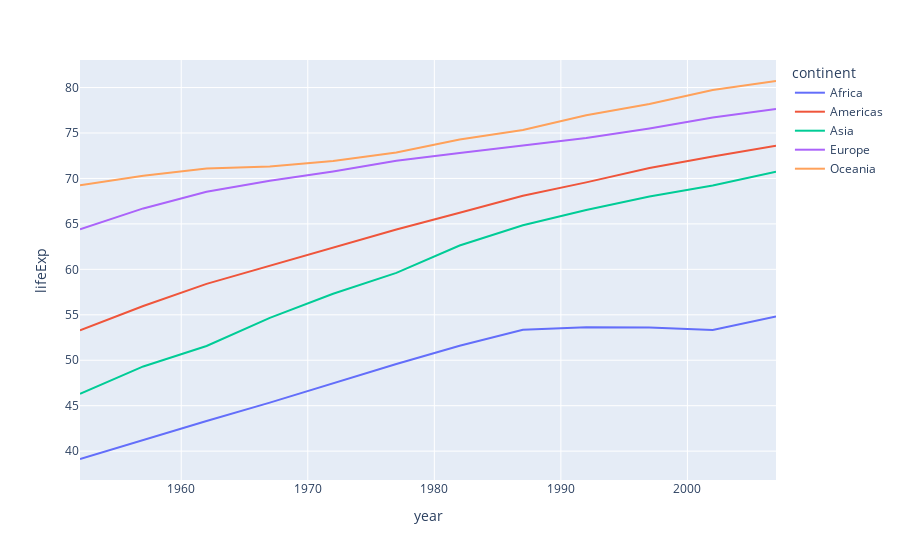

This figure's notebook cell:
### Markdown cell above
## Draw a Line Plot
Draw a line plot to compare the average life expectancy of continents over time. Decorate the plot properly.

### Code cell
new_df = df.groupby(['continent','year'])['lifeExp'].mean().reset_index()
px.line(data_frame=new_df, x='year', y='lifeExp', color = 'continent')

### Figure 1 — Plotly figure (JSON) as saved in the notebook; plotly's stock layout.template omitted (floating-point values rounded to 4 significant figures)
{"data": [{"hovertemplate": "continent=Africa<br>year=%{x}<br>lifeExp=%{y}<extra></extra>", "legendgroup": "Africa", "line": {"color": "#636efa", "dash": "solid"}, "marker": {"symbol": "circle"}, "mode": "lines", "name": "Africa", "orientation": "v", "showlegend": true, "type": "scatter", "x": [1952, 1957, 1962, 1967, 1972, 1977, 1982, 1987, 1992, 1997, 2002, 2007], "xaxis": "x", "y": [39.14, 41.27, 43.32, 45.33, 47.45, 49.58, 51.59, 53.34, 53.63, 53.6, 53.33, 54.81], "yaxis": "y"}, {"hovertemplate": "continent=Americas<br>year=%{x}<br>lifeExp=%{y}<extra></extra>", "legendgroup": "Americas", "line": {"color": "#EF553B", "dash": "solid"}, "marker": {"symbol": "circle"}, "mode": "lines", "name": "Americas", "orientation": "v", "showlegend": true, "type": "scatter", "x": [1952, 1957, 1962, 1967, 1972, 1977, 1982, 1987, 1992, 1997, 2002, 2007], "xaxis": "x", "y": [53.28, 55.96, 58.4, 60.41, 62.39, 64.39, 66.23, 68.09, 69.57, 71.15, 72.42, 73.61], "yaxis": "y"}, {"hovertemplate": "continent=Asia<br>year=%{x}<br>lifeExp=%{y}<extra></extra>", "legendgroup": "Asia", "line": {"color": "#00cc96", "dash": "solid"}, "marker": {"symbol": "circle"}, "mode": "lines", "name": "Asia", "orientation": "v", "showlegend": true, "type": "scatter", "x": [1952, 1957, 1962, 1967, 1972, 1977, 1982, 1987, 1992, 1997, 2002, 2007], "xaxis": "x", "y": [46.31, 49.32, 51.56, 54.66, 57.32, 59.61, 62.62, 64.85, 66.54, 68.02, 69.23, 70.73], "yaxis": "y"}, {"hovertemplate": "continent=Europe<br>year=%{x}<br>lifeExp=%{y}<extra></extra>", "legendgroup": "Europe", "line": {"color": "#ab63fa", "dash": "solid"}, "marker": {"symbol": "circle"}, "mode": "lines", "name": "Europe", "orientation": "v", "showlegend": true, "type": "scatter", "x": [1952, 1957, 1962, 1967, 1972, 1977, 1982, 1987, 1992, 1997, 2002, 2007], "xaxis": "x", "y": [64.41, 66.7, 68.54, 69.74, 70.78, 71.94, 72.81, 73.64, 74.44, 75.51, 76.7, 77.65], "yaxis": "y"}, {"hovertemplate": "continent=Oceania<br>year=%{x}<br>lifeExp=%{y}<extra></extra>", "legendgroup": "Oceania", "line": {"color": "#FFA15A", "dash": "solid"}, "marker": {"symbol": "circle"}, "mode": "lines", "name": "Oceania", "orientation": "v", "showlegend": true, "type": "scatter", "x": [1952, 1957, 1962, 1967, 1972, 1977, 1982, 1987, 1992, 1997, 2002, 2007], "xaxis": "x", "y": [69.25, 70.3, 71.09, 71.31, 71.91, 72.85, 74.29, 75.32, 76.94, 78.19, 79.74, 80.72], "yaxis": "y"}], "layout": {"legend": {"title": {"text": "continent"}, "tracegroupgap": 0}, "margin": {"t": 60}, "xaxis": {"anchor": "y", "domain": [0, 1], "title": {"text": "year"}}, "yaxis": {"anchor": "x", "domain": [0, 1], "title": {"text": "lifeExp"}}}}
